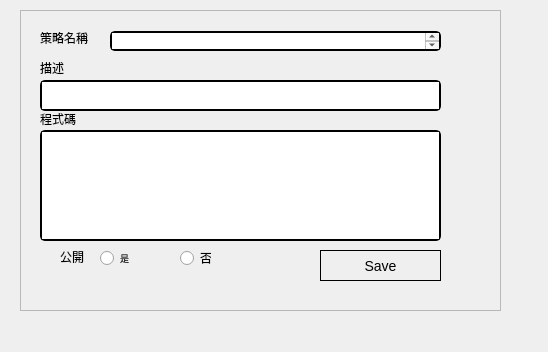
<?xml version="1.0" encoding="UTF-8"?>
<ui version="4.0">
 <class>Form</class>
 <widget class="QWidget" name="Form">
  <property name="geometry">
   <rect>
    <x>0</x>
    <y>0</y>
    <width>548</width>
    <height>352</height>
   </rect>
  </property>
  <property name="cursor">
   <cursorShape>PointingHandCursor</cursorShape>
  </property>
  <property name="windowTitle">
   <string>Form</string>
  </property>
  <property name="styleSheet">
   <string notr="true">QTextEdit {
      /* 设置背景颜色为灰色 */
    border: 2px solid black;    /* 设置边框为2像素宽，黑色 */
    border-radius: 5px;         /* 可选：设置圆角半径为5像素 */
}</string>
  </property>
  <widget class="QFrame" name="frame">
   <property name="geometry">
    <rect>
     <x>20</x>
     <y>10</y>
     <width>481</width>
     <height>301</height>
    </rect>
   </property>
   <property name="styleSheet">
    <string notr="true">QLineEdit {
    border: none; /* 移除边框 */
/* 设置文字颜色为灰色 */
	 background-color: transparent;
	border-bottom:1px solid #717072;

}	
            QLabel {
                font-size: 8pt;
            }
            QPushButton {
                font-size: 7pt;
				  border-color:#EBEEF5;
            }
            QLineEdit {
                font-size: 8pt;
            }
			 QCheckBox{
					font-size: 8pt;
}

</string>
   </property>
   <property name="frameShape">
    <enum>QFrame::StyledPanel</enum>
   </property>
   <property name="frameShadow">
    <enum>QFrame::Raised</enum>
   </property>
   <widget class="QLabel" name="label">
    <property name="geometry">
     <rect>
      <x>20</x>
      <y>20</y>
      <width>51</width>
      <height>16</height>
     </rect>
    </property>
    <property name="styleSheet">
     <string notr="true">QLabel{font-size:12px;}</string>
    </property>
    <property name="text">
     <string>策略名稱</string>
    </property>
   </widget>
   <widget class="QLabel" name="label_2">
    <property name="geometry">
     <rect>
      <x>20</x>
      <y>50</y>
      <width>31</width>
      <height>16</height>
     </rect>
    </property>
    <property name="styleSheet">
     <string notr="true">QLabel{font-size:12px;}</string>
    </property>
    <property name="text">
     <string>描述</string>
    </property>
   </widget>
   <widget class="QLabel" name="label_3">
    <property name="geometry">
     <rect>
      <x>40</x>
      <y>237</y>
      <width>31</width>
      <height>20</height>
     </rect>
    </property>
    <property name="styleSheet">
     <string notr="true">QLabel{font-size:12px;}</string>
    </property>
    <property name="text">
     <string>公開</string>
    </property>
   </widget>
   <widget class="QPushButton" name="pushButton_save">
    <property name="geometry">
     <rect>
      <x>300</x>
      <y>240</y>
      <width>121</width>
      <height>31</height>
     </rect>
    </property>
    <property name="styleSheet">
     <string notr="true">QPushButton{font-size:14px; border: 1px solid black;  }</string>
    </property>
    <property name="text">
     <string>Save</string>
    </property>
    <property name="iconSize">
     <size>
      <width>12</width>
      <height>12</height>
     </size>
    </property>
   </widget>
   <widget class="QTextEdit" name="st_code">
    <property name="geometry">
     <rect>
      <x>20</x>
      <y>120</y>
      <width>401</width>
      <height>111</height>
     </rect>
    </property>
   </widget>
   <widget class="QLabel" name="label_15">
    <property name="geometry">
     <rect>
      <x>20</x>
      <y>99</y>
      <width>71</width>
      <height>20</height>
     </rect>
    </property>
    <property name="styleSheet">
     <string notr="true">QLabel{font-size:12px;}</string>
    </property>
    <property name="text">
     <string>程式碼</string>
    </property>
   </widget>
   <widget class="QTextEdit" name="st_name">
    <property name="geometry">
     <rect>
      <x>90</x>
      <y>21</y>
      <width>331</width>
      <height>20</height>
     </rect>
    </property>
    <property name="styleSheet">
     <string notr="true">QTextEdit QScrollBar:vertical, QTextEdit QScrollBar:horizontal {
    width: 0px;  /* 将滚动条的宽度/高度设置为 0 */
    height: 0px;
    background: transparent;  /* 可选：将背景设置为透明 */
}</string>
    </property>
   </widget>
   <widget class="QTextEdit" name="st_description">
    <property name="geometry">
     <rect>
      <x>20</x>
      <y>70</y>
      <width>401</width>
      <height>31</height>
     </rect>
    </property>
    <property name="styleSheet">
     <string notr="true">QTextEdit QScrollBar:vertical, QTextEdit QScrollBar:horizontal {
    width: 0px;  /* 将滚动条的宽度/高度设置为 0 */
    height: 0px;
    background: transparent;  /* 可选：将背景设置为透明 */
}</string>
    </property>
   </widget>
   <widget class="QRadioButton" name="public_true">
    <property name="geometry">
     <rect>
      <x>80</x>
      <y>240</y>
      <width>31</width>
      <height>16</height>
     </rect>
    </property>
    <property name="styleSheet">
     <string notr="true">QRadioButton{font-size:9px;}</string>
    </property>
    <property name="text">
     <string>是</string>
    </property>
   </widget>
   <widget class="QRadioButton" name="public_false">
    <property name="geometry">
     <rect>
      <x>160</x>
      <y>240</y>
      <width>31</width>
      <height>16</height>
     </rect>
    </property>
    <property name="text">
     <string>否</string>
    </property>
   </widget>
   <widget class="QPushButton" name="pushButton_close">
    <property name="geometry">
     <rect>
      <x>430</x>
      <y>0</y>
      <width>20</width>
      <height>20</height>
     </rect>
    </property>
    <property name="styleSheet">
     <string notr="true">QPushButton{
border:none;

}</string>
    </property>
    <property name="text">
     <string/>
    </property>
    <property name="icon">
     <iconset>
      <normaloff>close.png</normaloff>close.png</iconset>
    </property>
    <property name="iconSize">
     <size>
      <width>10</width>
      <height>10</height>
     </size>
    </property>
   </widget>
  </widget>
 </widget>
 <resources/>
 <connections/>
</ui>
